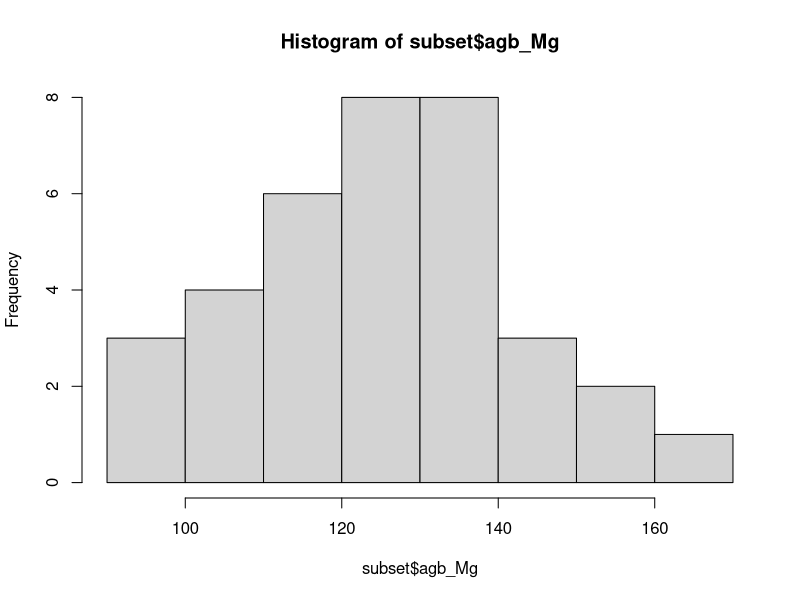
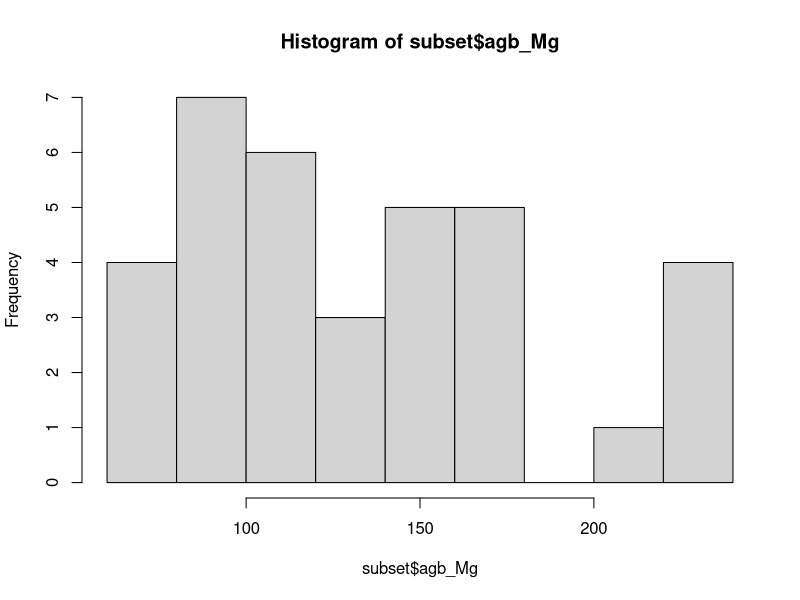
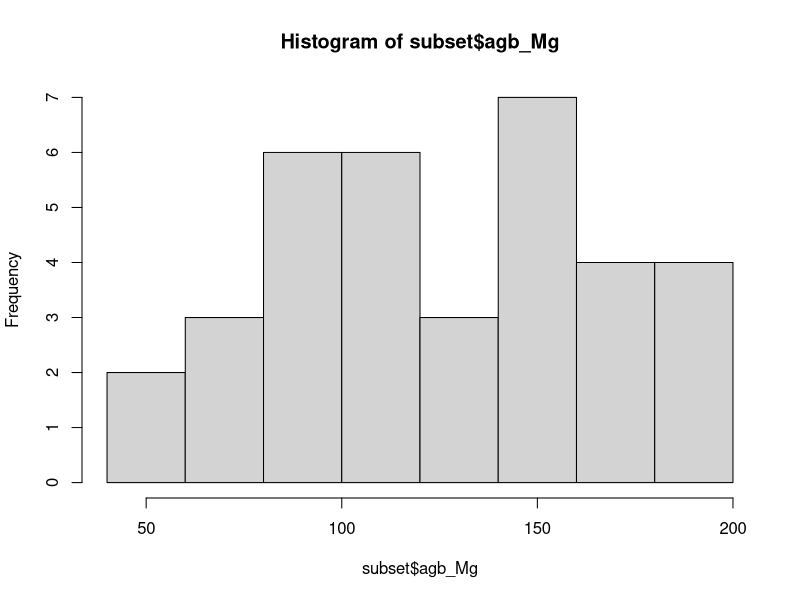

Write the R code that produced these figures, in order.
## ---- chunk 1
knitr::opts_chunk$set(echo = TRUE)
## ---- chunk 2
# -------------------------------
# FUNCTION Treatments 
# description: create a function that creates a data frame from all of the treatments 
# inputs: control, resistance, resilience and transition treatment data 
# outputs: summary of stats for all of the treatments within one single data frame
##################################
library(tidyverse)
Treatments <- function(CT = rnorm(35, mean = 125, sd = 20), RT = rnorm(35, mean = 125, sd = 20), RL = rnorm(35, mean = 125, sd = 35), TR = rnorm(35, mean = 135, sd = 50)) {

t_data_frame <- as.data.frame(cbind(CT,RT,RL,TR))
  
Longer_df <- t_data_frame %>%
  pivot_longer(cols=1:4, 
               names_to = "treatment", 
               values_to = "agb_Mg")

} 

final_output <- Treatments()
# end of function)
#---------------------------------
## ---- chunk 3
library(tidyverse)
# -------------------------------
# FUNCTION make_hist
# description: making a histogram for each of the treatment types 
# inputs: treatment data frame and subset by treatments 
# outputs: histograms
##################################
make_hist <- function(x=final_output, group_name="CT") {

subset <- subset(x, x$treatment==group_name)

a <- hist(subset$agb_Mg)

print(a) 
} 

make_hist(group_name = "RT")
make_hist(group_name = "TR")
make_hist(group_name = "RL")
# end of make_histfunction_name)
#---------------------------------
